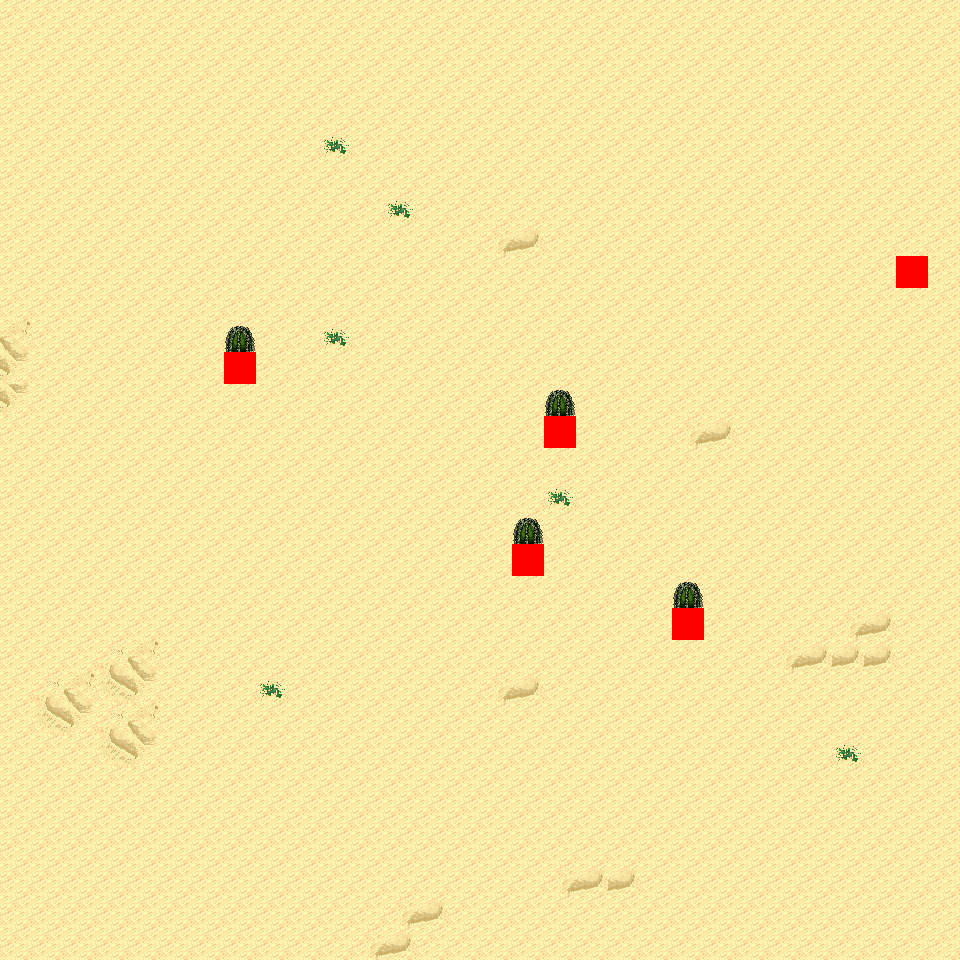

Below is a game level as drawn by its tile map, then a one-line description and the .tmx that defines it (tile-layer data replaced by summaries):
An orthogonal 30x30 tile map with 32x32 px tiles, 6 tile layers (Ground, Object, Object2, Above, ...), 6 tilesets and 3 objects (3x mapExit).

<map version="1.0" orientation="orthogonal" renderorder="right-down" width="30" height="30" tilewidth="32" tileheight="32" nextobjectid="4">
  <tileset firstgid="1" name="tileset_logic_collision" tilewidth="32" tileheight="32" tilecount="1" columns="1">
    <image source="../drawable/tileset_logic_collision.png" width="32" height="32" />
  </tileset>
  <tileset firstgid="2" name="tileset_terrain_desert" tilewidth="32" tileheight="32" tilecount="88" columns="8">
    <image source="../drawable/tileset_terrain_desert.png" width="256" height="352" />
  </tileset>
  <tileset firstgid="90" name="tileset_ground_sand_2" tilewidth="32" tileheight="32" tilecount="15" columns="5">
    <image source="../drawable/tileset_ground_sand_2.png" width="160" height="96" />
  </tileset>
  <tileset firstgid="105" name="tileset_plant_cactus_2" tilewidth="32" tileheight="32" tilecount="10" columns="5">
    <image source="../drawable/tileset_plant_cactus_2.png" width="160" height="64" />
  </tileset>
  <tileset firstgid="115" name="tileset_plant_round_cactuses" tilewidth="32" tileheight="32" tilecount="20" columns="10">
    <image source="../drawable/tileset_plant_round_cactuses.png" width="320" height="64" />
  </tileset>
  <tileset firstgid="135" name="tileset_plant_cactus" tilewidth="32" tileheight="32" tilecount="2" columns="1">
    <image source="../drawable/tileset_plant_cactus.png" width="32" height="64" />
  </tileset>
  <layer name="Ground" width="30" height="30">
    <data>[900 cells, 900 non-empty, 9 distinct tile ids]</data>
  </layer>
  <layer name="Object" width="30" height="30">
    <data>[900 cells, 4 non-empty, 1 distinct tile ids]</data>
  </layer>
  <layer name="Object2" width="30" height="30">
    <data>[900 cells, 0 non-empty, 0 distinct tile ids]</data>
  </layer>
  <layer name="Above" width="30" height="30">
    <data>[900 cells, 4 non-empty, 1 distinct tile ids]</data>
  </layer>
  <layer name="Above2" width="30" height="30">
    <data>[900 cells, 0 non-empty, 0 distinct tile ids]</data>
  </layer>
  <layer name="Walkable" width="30" height="30">
    <data>[900 cells, 5 non-empty, 1 distinct tile ids]</data>
  </layer>
  <objectgroup name="MapEvents">
    <object id="1" name="south" type="mapExit" x="0" y="928" width="960" height="32">
      <properties>
        <property name="map" value="level_0_x20_y111" />
        <property name="x" value="0" />
        <property name="y" value="1" />
      </properties>
    </object>
    <object id="2" name="west" type="mapExit" x="0" y="0" width="32" height="960">
      <properties>
        <property name="map" value="level_0_x19_y110" />
        <property name="x" value="28" />
        <property name="y" value="0" />
      </properties>
    </object>
    <object id="3" name="east" type="mapExit" x="928" y="0" width="32" height="960">
      <properties>
        <property name="map" value="level_0_x21_y110" />
        <property name="x" value="1" />
        <property name="y" value="0" />
      </properties>
    </object>
  </objectgroup>
</map>
